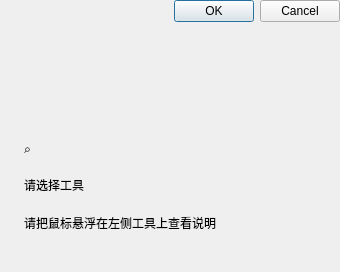
       <widget class="QFrame" name="toolPreviewPanel">
        <property name="minimumSize">
         <size>
          <width>340</width>
          <height>0</height>
         </size>
        </property>
        <property name="maximumSize">
         <size>
          <width>340</width>
          <height>16777215</height>
         </size>
        </property>
        <property name="frameShape">
         <enum>QFrame::NoFrame</enum>
        </property>
        <layout class="QVBoxLayout" name="verticalLayout_preview">
         <property name="spacing">
          <number>0</number>
         </property>
         <property name="leftMargin">
          <number>0</number>
         </property>
         <property name="topMargin">
          <number>0</number>
         </property>
         <property name="rightMargin">
          <number>0</number>
         </property>
         <property name="bottomMargin">
          <number>0</number>
         </property>
         <item>
          <widget class="QDialogButtonBox" name="buttonBox">
           <property name="standardButtons">
            <set>QDialogButtonBox::Cancel|QDialogButtonBox::Ok</set>
           </property>
          </widget>
         </item>
         <item>
          <widget class="QFrame" name="toolPreviewGraphic">
           <property name="frameShape">
            <enum>QFrame::NoFrame</enum>
           </property>
           <layout class="QVBoxLayout" name="verticalLayout_previewGraphic">
            <property name="spacing">
             <number>20</number>
            </property>
            <property name="leftMargin">
             <number>24</number>
            </property>
            <property name="topMargin">
             <number>120</number>
            </property>
            <property name="rightMargin">
             <number>24</number>
            </property>
            <property name="bottomMargin">
             <number>0</number>
            </property>
            <item>
             <widget class="QLabel" name="previewIconLabel">
              <property name="text">
               <string>⌕</string>
              </property>
             </widget>
            </item>
            <item>
             <widget class="QLabel" name="previewTitleLabel">
              <property name="text">
               <string>请选择工具</string>
              </property>
             </widget>
            </item>
            <item>
             <widget class="QLabel" name="previewDescriptionLabel">
              <property name="text">
               <string>请把鼠标悬浮在左侧工具上查看说明</string>
              </property>
             </widget>
            </item>
           </layout>
          </widget>
         </item>
         <item>
          <spacer name="verticalSpacer_preview">
           <property name="orientation">
            <enum>Qt::Vertical</enum>
           </property>
           <property name="sizeHint" stdset="0">
            <size>
             <width>20</width>
             <height>40</height>
            </size>
           </property>
          </spacer>
         </item>
        </layout>
       </widget>
